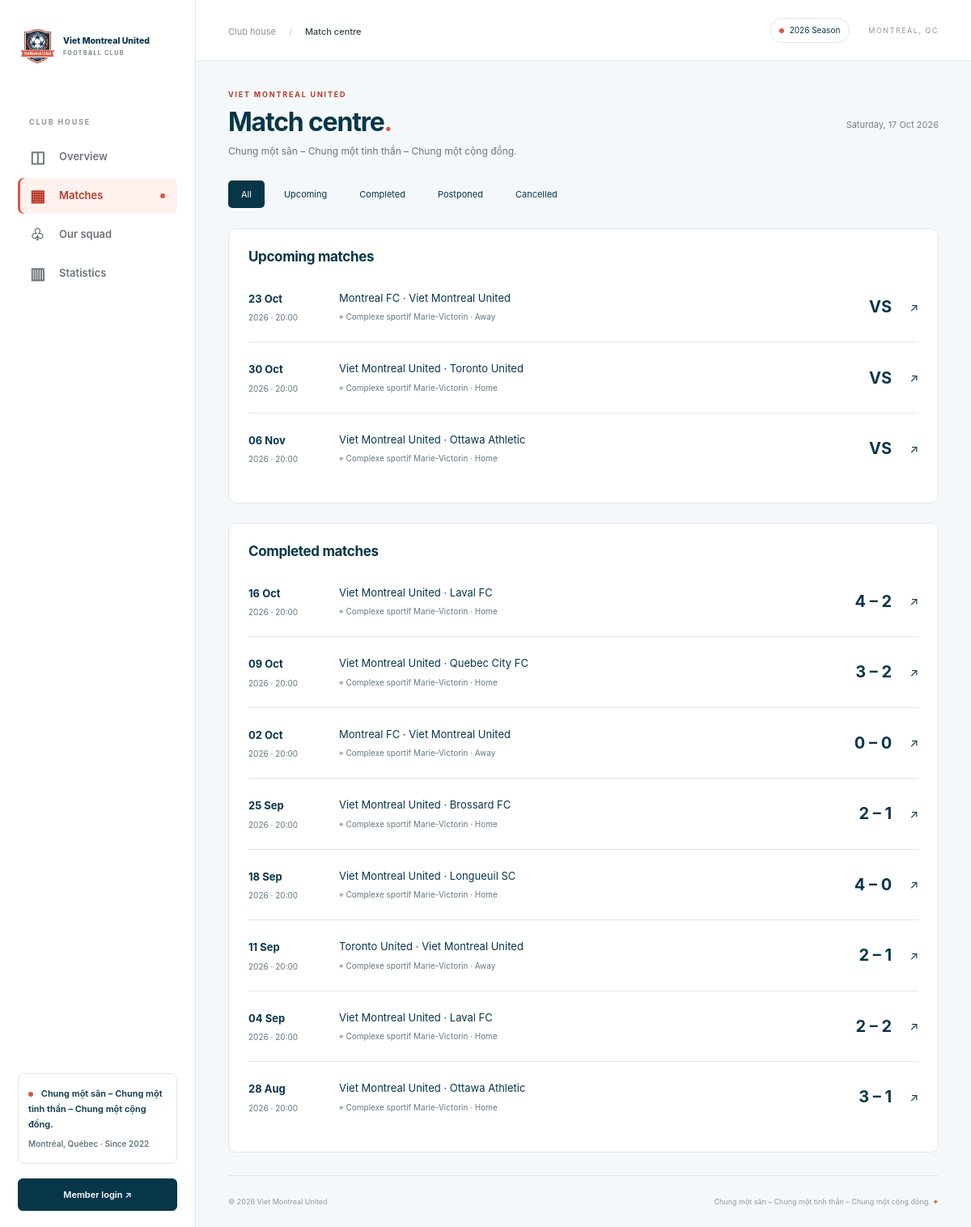
Page /index.php?page=matches on the committed database.
### tables this page shows
CREATE TABLE matches (
 id INT UNSIGNED AUTO_INCREMENT PRIMARY KEY,
 match_date DATE NOT NULL, match_time TIME NOT NULL,
 opponent_name VARCHAR(120) NOT NULL, opponent_logo VARCHAR(190) NULL,
 location VARCHAR(190) NOT NULL,
 home_away ENUM('Home','Away') NOT NULL DEFAULT 'Home',
 our_score SMALLINT UNSIGNED NULL, opponent_score SMALLINT UNSIGNED NULL,
 status ENUM('Upcoming','Completed','Cancelled','Postponed') NOT NULL DEFAULT 'Upcoming',
 created_at TIMESTAMP NOT NULL DEFAULT CURRENT_TIMESTAMP,
 updated_at TIMESTAMP NOT NULL DEFAULT CURRENT_TIMESTAMP ON UPDATE CURRENT_TIMESTAMP,
 INDEX idx_match_schedule(status,match_date,match_time),
 CONSTRAINT completed_score CHECK(status <> 'Completed' OR (our_score IS NOT NULL AND opponent_score IS NOT NULL))
);

### public/index.php (called while the page is built, shortened)
<?php
$page=is_string($_GET['page'] ?? null)?$_GET['page']:'home';
$routes=['home'=>'home','matches'=>'matches','match'=>'match','players'=>'players','profile'=>'profile','statistics'=>'statistics','login'=>'login','account'=>'account','admin'=>'home','admin-players'=>'admin-players','admin-player-edit'=>'admin-player-edit','admin-matches'=>'admin-matches','admin-match-edit'=>'admin-match-edit','admin-attendance'=>'admin-match-data','admin-stats'=>'admin-match-data','admin-users'=>'admin-users','admin-settings'=>'admin-settings'];
try { require __DIR__.'/../app/views/'.$routes[$page].'.php'; $content=ob_get_clean(); }
catch (DomainException $e) { ob_end_clean(); abort_page(404,$e->getMessage()); }
require __DIR__.'/../app/views/layout.php';

### app/functions.php (called while the page is built, shortened)
<?php
function e(mixed $value): string { return htmlspecialchars((string)($value ?? ''), ENT_QUOTES | ENT_SUBSTITUTE, 'UTF-8'); }
function query(string $sql, array $args=[]): array { $s=$GLOBALS['pdo']->prepare($sql); $s->execute($args); return $s->fetchAll(); }
function url(string $page='home', array $args=[]): string { return 'index.php?'.http_build_query(['page'=>$page]+$args); }
function club(): string { return $GLOBALS['settings']['club_name'] ?? 'Viet Montreal United'; }
function match_title(array $m): string { $a=club(); $b=$m['opponent_name']; if ($m['home_away']==='Away') [$a,$b]=[$b,$a]; return $a.' · '.$b; }
function score(array $m): string { return $m['status']==='Completed' ? ($m['home_away']==='Home'?$m['our_score'].' – '.$m['opponent_score']:$m['opponent_score'].' – '.$m['our_score']) : 'VS'; }

### app/views/matches.php (the view)
<?php require_once __DIR__.'/components.php'; ?>
<div class="filter-tabs"><?php foreach(['All','Upcoming','Completed','Postponed','Cancelled'] as $filter): ?><a class="<?= ($_GET['status'] ?? 'All')===$filter?'selected':'' ?>" href="<?= url('matches',['status'=>$filter]) ?>"><?= e($filter) ?></a><?php endforeach; ?></div>
<?php $filter=$_GET['status'] ?? 'All'; $groups=in_array($filter,['Upcoming','Completed','Postponed','Cancelled'],true)?[$filter]:['Upcoming','Completed','Postponed','Cancelled']; foreach($groups as $group): $rows=query('SELECT * FROM matches WHERE status=? ORDER BY match_date '.($group==='Completed'?'DESC':'ASC').',match_time',[$group]); if (!$rows && $filter==='All') continue; ?>
<section class="panel mb-4"><?php section_heading($group.' matches'); ?><div class="fixture-list"><?php foreach($rows as $m): ?><a class="fixture" href="<?= url('match',['id'=>$m['id']]) ?>"><span class="fixture-date"><strong><?= e(date('d M',strtotime($m['match_date']))) ?></strong><small><?= e(date('Y',strtotime($m['match_date']))) ?> · <?= e(substr($m['match_time'],0,5)) ?></small></span><span class="fixture-teams"><?= e(match_title($m)) ?><small>⌖ <?= e(MATCH_VENUE_NAME) ?> · <?= e($m['home_away']) ?></small></span><strong class="fixture-score"><?= e(score($m)) ?></strong><span>↗</span></a><?php endforeach; if(!$rows): ?><p class="empty">Chưa có trận đấu trong nhóm này.</p><?php endif; ?></div></section><?php endforeach; ?>

### public/assets/app.css (style rules this page uses)
:root { --ink:#073649;--accent:#b83c2b;--accent-light:#ffd9cf;--muted:#7a8083;--line:#e2e7e9;--bg:#f3f6f7 }
* { box-sizing:border-box }
body { margin:0;background:var(--bg);color:#25343b;font-family:Inter,"Segoe UI",Arial,sans-serif;font-size:14px }
a { color:inherit;text-decoration:none }
.panel { border:1px solid var(--line);border-radius:10px;background:#fff;padding:24px;min-width:0 }
.filter-tabs { display:flex;gap:8px;flex-wrap:wrap;margin-bottom:25px }
.filter-tabs a { font-size:11px;padding:9px 16px;border-radius:5px }
.filter-tabs a.selected { background:var(--ink);color:#fff }
.fixture { display:flex;align-items:center;gap:22px;padding:22px 0;border-bottom:1px solid var(--line) }
.fixture:last-child { border:0 }
.fixture-date { width:90px;flex-shrink:0 }
.fixture small { display:block;font-size:10px;color:var(--muted);margin-top:6px }
.fixture-date strong { font-size:13px }
.fixture-teams { font-size:13px;flex:1 }
.fixture-score { font-size:20px;white-space:nowrap }

### public/assets/club-theme.css (style rules this page uses)
:root { --club-navy: #073649; --club-coral: #dc5743; --club-coral-dark: #b83c2b; --club-coral-pale: #fff1ed; --ink: var(--club-navy); --accent: var(--club-coral-dark); --muted: #647780; --line: #dfe7eb; --bg: #f5f8fa; }
body { color: var(--club-navy); }

### rows in the picture
matches: match_date "23 Oct", match_date "2026", match_time "20:00", m "Montreal FC · Viet Montreal United", home_away "Away", status "VS"
matches: match_date "30 Oct", match_date "2026", match_time "20:00", opponent_name "Viet Montreal United · Toronto United", home_away "Home", status "VS"
matches: match_date "06 Nov", match_date "2026", match_time "20:00", opponent_name "Viet Montreal United · Ottawa Athletic", home_away "Home", status "VS"
matches: match_date "16 Oct", match_date "2026", match_time "20:00", opponent_name "Viet Montreal United · Laval FC", home_away "Home", score($m) "4 – 2"
matches: match_date "09 Oct", match_date "2026", match_time "20:00", opponent_name "Viet Montreal United · Quebec City FC", home_away "Home", score($m) "3 – 2"
matches: match_date "02 Oct", match_date "2026", match_time "20:00", m "Montreal FC · Viet Montreal United", home_away "Away", score($m) "0 – 0"
matches: match_date "25 Sep", match_date "2026", match_time "20:00", opponent_name "Viet Montreal United · Brossard FC", home_away "Home", score($m) "2 – 1"
matches: match_date "18 Sep", match_date "2026", match_time "20:00", opponent_name "Viet Montreal United · Longueuil SC", home_away "Home", score($m) "4 – 0"
matches: match_date "11 Sep", match_date "2026", match_time "20:00", m "Toronto United · Viet Montreal United", home_away "Away", score($m) "2 – 1"
matches: match_date "04 Sep", match_date "2026", match_time "20:00", opponent_name "Viet Montreal United · Laval FC", home_away "Home", score($m) "2 – 2"
matches: match_date "28 Aug", match_date "2026", match_time "20:00", opponent_name "Viet Montreal United · Ottawa Athletic", home_away "Home", score($m) "3 – 1"

### other values in the picture
$icon "◫"
$label "Overview"
$icon "▦"
$label "Matches"
$icon "♧"
$label "Our squad"
$icon "▥"
$label "Statistics"
club_slogan() "Chung một sân – Chung một tinh thần – Chung một cộng đồng."
$title "Match centre"
$settings['season_label'] "2026 Season"
$filter "All"
$filter "Upcoming"
$filter "Completed"
$filter "Postponed"
